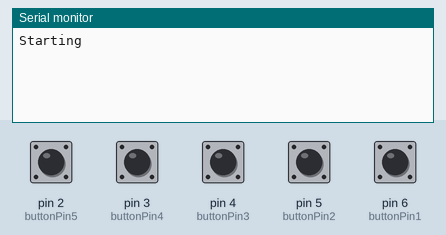
The sketch below on a simulated Arduino Leonardo, built with avr-gcc and run on an emulated ATmega32U4. Shown: the last lines printed to the serial monitor. Inputs (shaded band) come from the test bench; at power-on: pin 2 (buttonPin5), pin 3 (buttonPin4), pin 4 (buttonPin3), pin 5 (buttonPin2), pin 6 (buttonPin1) HIGH. No radio packets arrive unless stated.

Above: at 1.2 s.
1.3 s: pin 2 (buttonPin5) pulled LOW for 0.15 s
At 2.5 s:
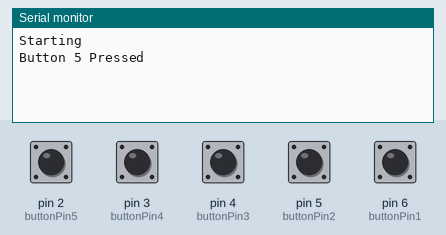
2.9 s: pin 3 (buttonPin4) pulled LOW for 0.15 s
At 3.8 s:
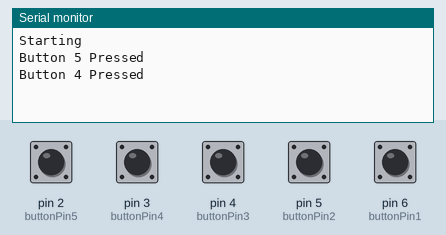
4.5 s: pin 4 (buttonPin3) pulled LOW for 0.15 s
At 5.1 s:
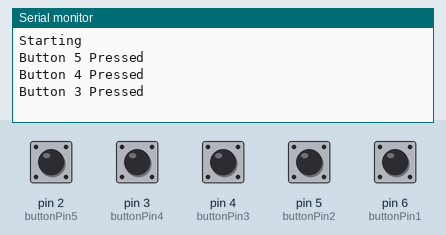
6.1 s: pin 5 (buttonPin2) pulled LOW for 0.15 s
At 7.3 s:
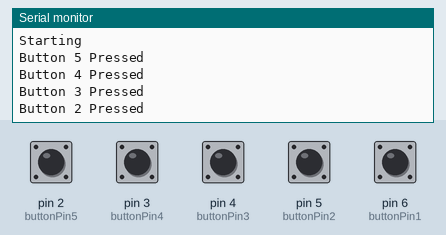
7.7 s: pin 6 (buttonPin1) pulled LOW for 0.15 s
At 8.9 s:
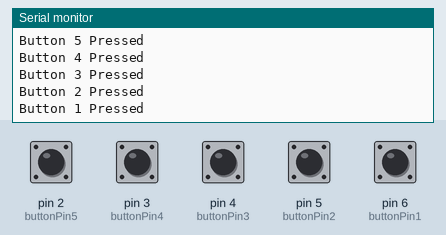
Timing chart, 0 to 10.3 s (numbered marks = the images above; inputs shaded):
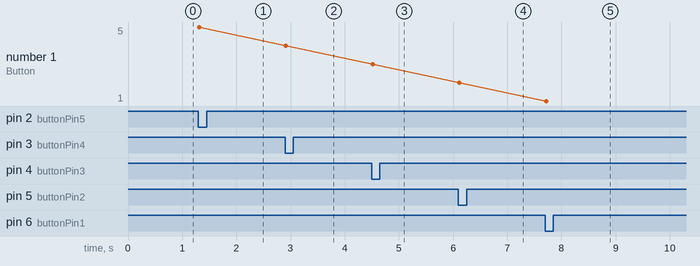

The sketch:

Radio.ino
```cpp
// Transmitter
#include <SPI.h>
#include <nRF24L01.h>
#include <RH_NRF24.h>

// Singleton instance of the radio driver
RH_NRF24 nrf24;
// RH_NRF24 nrf24(8, 7); // use this to be electrically compatible with Mirf
// RH_NRF24 nrf24(8, 10);// For Leonardo, need explicit SS pin
// RH_NRF24 nrf24(8, 7); // For RFM73 on Anarduino Mini

#define buttonPin1 6
#define buttonPin2 5
#define buttonPin3 4
#define buttonPin4 3
#define buttonPin5 2

int buttonState1;
int buttonState2;
int buttonState3;
int buttonState4;
int buttonState5;


void setup()
{

  pinMode(buttonPin1, INPUT_PULLUP);
  pinMode(buttonPin2, INPUT_PULLUP);
  pinMode(buttonPin3, INPUT_PULLUP);
  pinMode(buttonPin4, INPUT_PULLUP);
  pinMode(buttonPin5, INPUT_PULLUP);

  buttonState1 = digitalRead(buttonPin1);
  buttonState2 = digitalRead(buttonPin2);
  buttonState3 = digitalRead(buttonPin3);
  buttonState4 = digitalRead(buttonPin4);
  buttonState5 = digitalRead(buttonPin5);

  Serial.begin(9600);
  Serial.println("Starting");
  while (!Serial); // wait for serial port to connect. Needed for Leonardo only
  if (!nrf24.init())
    Serial.println("init failed");
  // Defaults after init are 2.402 GHz (channel 2), 2Mbps, 0dBm
  if (!nrf24.setChannel(1))
    Serial.println("setChannel failed");
  if (!nrf24.setRF(RH_NRF24::DataRate2Mbps, RH_NRF24::TransmitPower0dBm))
    Serial.println("setRF failed");
}


 void loop() {
  // Read the state of the button
  int currentButtonState1 = digitalRead(buttonPin1);
  int currentButtonState2 = digitalRead(buttonPin2);
  int currentButtonState3 = digitalRead(buttonPin3);
  int currentButtonState4 = digitalRead(buttonPin4);
  int currentButtonState5 = digitalRead(buttonPin5);

  // Check if each button is pressed (assuming they are active low)
  if (currentButtonState1 == LOW && buttonState1 != LOW) {
    Serial.println("Button 1 Pressed");
    uint8_t data[] = "Button1";
    nrf24.send(data, sizeof(data));
  }
  if (currentButtonState2 == LOW && buttonState2 != LOW) {
    Serial.println("Button 2 Pressed");
    uint8_t data[] = "Button2";
    nrf24.send(data, sizeof(data));
  }
  if (currentButtonState3 == LOW && buttonState3 != LOW) {
    Serial.println("Button 3 Pressed");
    uint8_t data[] = "Button3";
    nrf24.send(data, sizeof(data));
  }
  if (currentButtonState4 == LOW && buttonState4 != LOW) {
    Serial.println("Button 4 Pressed");
    uint8_t data[] = "Button4";
    nrf24.send(data, sizeof(data));
  }
  if (currentButtonState5 == LOW && buttonState5 != LOW) {
    Serial.println("Button 5 Pressed");
    uint8_t data[] = "Button5";
    nrf24.send(data, sizeof(data));
  }

  // Update button states for the next iteration
  buttonState1 = currentButtonState1;
  buttonState2 = currentButtonState2;
  buttonState3 = currentButtonState3;
  buttonState4 = currentButtonState4;
  buttonState5 = currentButtonState5;

  // Delay to debounce the buttons
  delay(50);
}
```

Measured:
- after the input at 1.3 s, the serial monitor: prints a new line at once (image 1)
- after the input at 2.9 s, the serial monitor: prints a new line at once (image 2)
- after the input at 4.5 s, the serial monitor: prints a new line at once (image 3)
- after the input at 6.1 s, the serial monitor: prints a new line at once (image 4)
- after the input at 7.7 s, the serial monitor: prints a new line at once (image 5)
- plotted number 1: 5 → 4 after the input at 2.9 s, 4 → 3 after the input at 4.5 s, 3 → 2 after the input at 6.1 s, 2 → 1 after the input at 7.7 s
